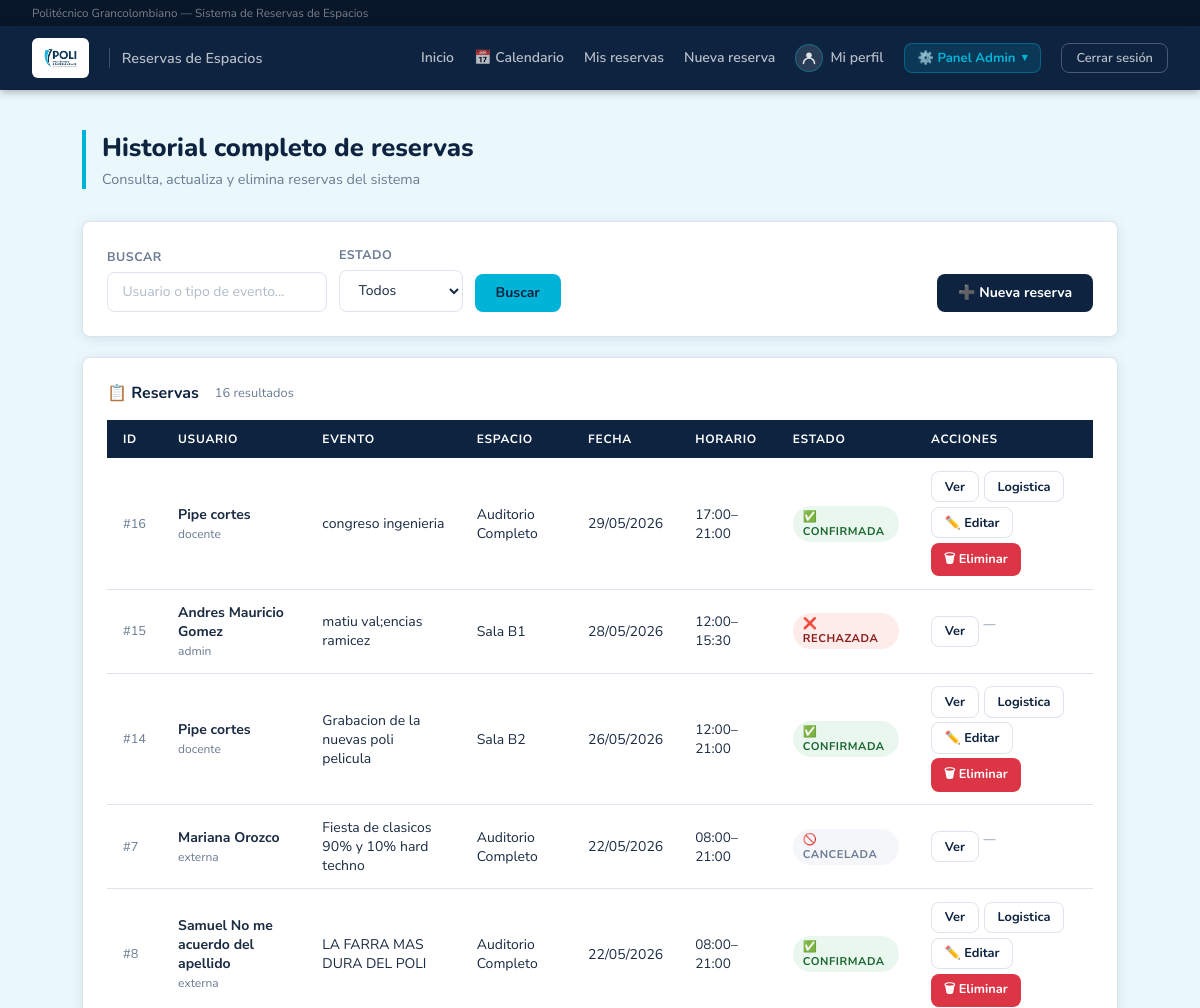
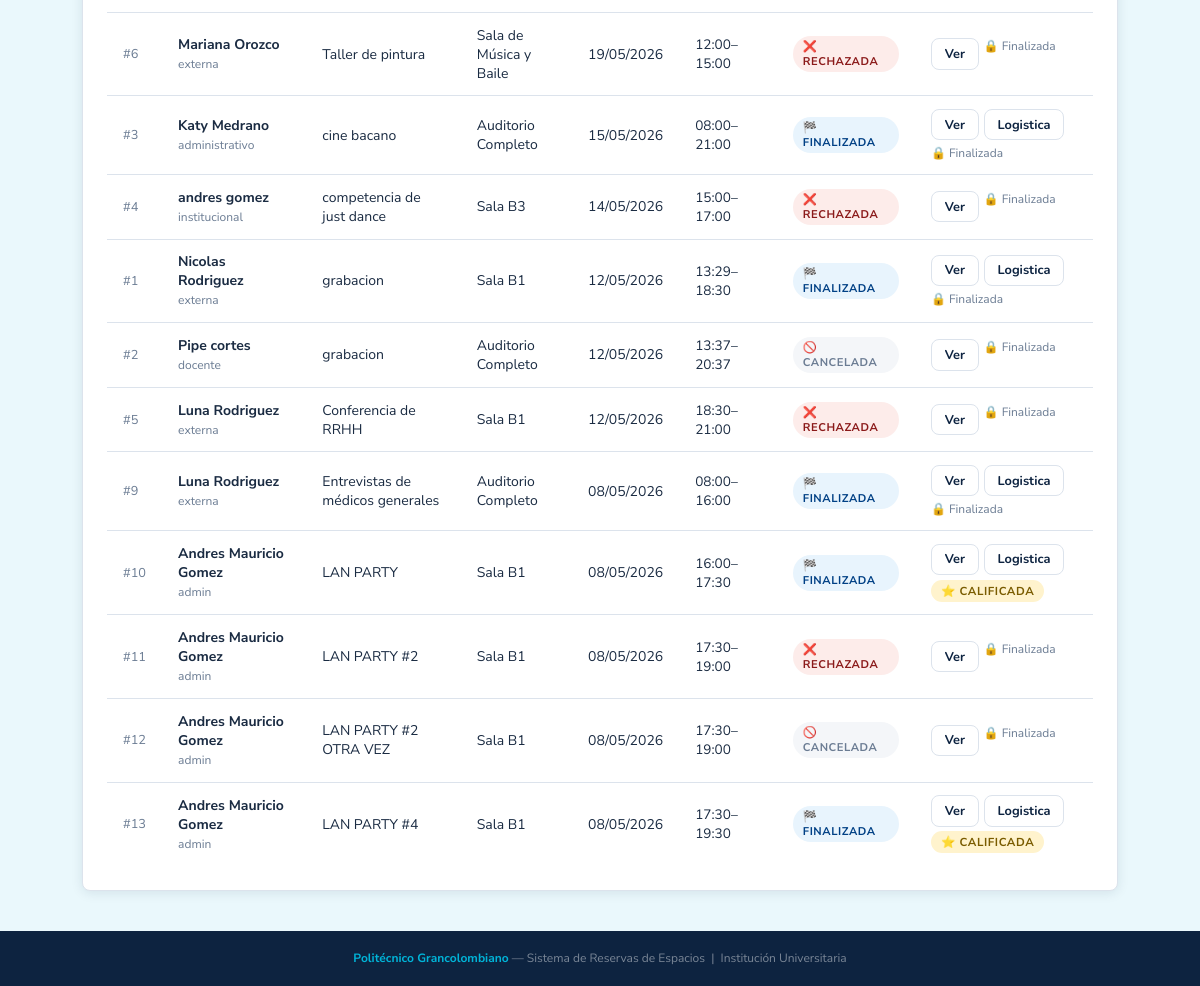
The app's page /admin/historial (signed in) with its own data (2 pictures, top to bottom).
### database.py (models this page shows, shortened)
class Reserva(Base):
    __tablename__ = "reserva"
    id            = Column(Integer, primary_key=True, autoincrement=True)
    cant_personas = Column(Integer, nullable=False)
    tipo_evento   = Column(String,  nullable=False)
    finalidad     = Column(String,  nullable=True)
    indumentaria          = Column(String, nullable=True)
    servicios_adicionales = Column(String, nullable=True)  # RF-11: sonido, video, sillas, etc.
    justificacion_rechazo = Column(String, nullable=True)  # Razón del rechazo (obligatoria al rechazar)
    fecha        = Column(Date,     nullable=False)
    hora_inicio  = Column(Time,     nullable=False)
    hora_fin     = Column(Time,     nullable=False)
    estado       = Column(String,   nullable=False, default="pendiente")
    usuario_id   = Column(Integer, ForeignKey("usuario.id"), nullable=False)
    logistica_id = Column(Integer, ForeignKey("logistica.id"), nullable=True)
    usuario            = relationship("Usuario",               foreign_keys=[usuario_id], back_populates="reservas")
    logistica          = relationship("PersonalLogistica",     foreign_keys=[logistica_id], back_populates="reservas_logistica")
    espacios           = relationship("Espacio",               secondary=reserva_espacio, back_populates="reservas")
    calificacion       = relationship("Calificacion",          back_populates="reserva", uselist=False)
    personas_externas  = relationship("PersonaExternaReserva", back_populates="reserva",
                                      cascade="all, delete-orphan")
    sanciones          = relationship("Sancion", back_populates="reserva")

class Usuario(Base):
    __tablename__ = "usuario"
    id         = Column(Integer, primary_key=True, autoincrement=True)
    nombre     = Column(String, nullable=False)
    correo     = Column(String, nullable=False, unique=True)
    contrasena = Column(String, nullable=False)
    rol        = Column(String, nullable=False)  # 'docente' | 'administrativo' | 'externa' | 'admin' | 'logistica'
    activo  = Column(Boolean, default=True, nullable=False)   # False = cuenta desactivada
    strikes = Column(Integer, default=0,    nullable=False)   # Reportes asignados por el admin
    cod_docente  = Column(String,  nullable=True)
    departamento = Column(String,  nullable=True)
    dependencia = Column(String, nullable=True)
    empresa  = Column(String, nullable=True)
    telefono = Column(String, nullable=True)
    reservas = relationship("Reserva", back_populates="usuario", foreign_keys="Reserva.usuario_id")
    sanciones_recibidas = relationship(
        "Sancion",
        foreign_keys="Sancion.usuario_id",
        back_populates="usuario",
    )
    sanciones_aplicadas = relationship(
        "Sancion",
        foreign_keys="Sancion.admin_id",
        back_populates="admin",
    )
    __mapper_args__ = {
        "polymorphic_on": rol,
        "polymorphic_identity": "usuario",
    }

class Docente(Usuario):
    __mapper_args__ = {"polymorphic_identity": "docente"}

class Espacio(Base):
    __tablename__ = "espacio"
    id        = Column(Integer, primary_key=True, autoincrement=True)
    nombre    = Column(String,  nullable=False)
    capacidad = Column(Integer, nullable=False)
    costo_externo = Column(Numeric(12, 2), nullable=True)
    reservas  = relationship("Reserva", secondary=reserva_espacio, back_populates="espacios")

### app.py (the view, shortened to what this page needs)
@app.route("/admin/historial")
@requiere_login
@requiere_admin
def admin_historial():
    u = usuario_logueado()
    estado      = request.args.get("estado", "")
    fecha_desde = request.args.get("fecha_desde", "")
    fecha_hasta = request.args.get("fecha_hasta", "")
    busqueda    = request.args.get("busqueda", "").strip()
    espacio_id  = request.args.get("espacio_id", "")
    query = db.query(Reserva)
    if estado:
        query = query.filter(Reserva.estado == estado)
    if fecha_desde:
        try:
            fd = datetime.strptime(fecha_desde, "%Y-%m-%d").date()
            query = query.filter(Reserva.fecha >= fd)
        except ValueError:
            pass
    if fecha_hasta:
        try:
            fh = datetime.strptime(fecha_hasta, "%Y-%m-%d").date()
            query = query.filter(Reserva.fecha <= fh)
        except ValueError:
            pass
    if busqueda:
        query = query.join(Reserva.usuario).filter(
            Usuario.nombre.ilike(f"%{busqueda}%") |
            Usuario.correo.ilike(f"%{busqueda}%") |
            Reserva.tipo_evento.ilike(f"%{busqueda}%")
        )
    reservas = query.order_by(Reserva.fecha.desc()).all()
    espacios = db.query(Espacio).all()
    total_reservas  = db.query(Reserva).count()
    total_aprobadas = db.query(Reserva).filter_by(estado="aprobada").count()
    total_pend      = db.query(Reserva).filter_by(estado="pendiente").count()
    total_rechaz    = db.query(Reserva).filter_by(estado="rechazada").count()
    total_cancel    = db.query(Reserva).filter_by(estado="cancelada").count()
    cals = db.query(Calificacion).all()
    promedio_global = round(sum(c.puntuacion for c in cals) / len(cals), 1) if cals else None
    finalizadas_ids = {r.id for r in reservas if reserva_ha_finalizado(r)}
    return render_template(
        "admin_historial.html",
        usuario=u,
        reservas=reservas,
        espacios=espacios,
        finalizadas_ids=finalizadas_ids,
        total_reservas=total_reservas,
        total_aprobadas=total_aprobadas,
        total_pend=total_pend,
        total_rechaz=total_rechaz,
        total_cancel=total_cancel,
        promedio_global=promedio_global,
        filtro_estado=estado,
        filtro_fecha_desde=fecha_desde,
        filtro_fecha_hasta=fecha_hasta,
        filtro_busqueda=busqueda,
        filtro_espacio_id=espacio_id,
    )

### app.py (called while the page is built)
@app.after_request
def add_header(response):
    response.headers["Cache-Control"] = "no-cache, no-store, must-revalidate"
    response.headers["Pragma"] = "no-cache"
    response.headers["Expires"] = "0"
    return response

@app.teardown_appcontext
def shutdown_session(exception=None):
    DBSession.remove()

@app.before_request
def refrescar_conexion_db():
    try:
        db.rollback()
    except Exception:
        DBSession.remove()

@app.after_request
def agregar_headers_no_cache(response):
    response.headers["Cache-Control"] = "no-store, no-cache, must-revalidate, max-age=0, post-check=0, pre-check=0"
    response.headers["Pragma"] = "no-cache"
    response.headers["Expires"] = "-1"
    return response

@app.before_request
def limpiar_sesion_al_iniciar():
    if not app.config.get("SESION_LIMPIADA"):
        session.clear()
        app.config["SESION_LIMPIADA"] = True
        _cargar_espacios_predefinidos()

def reserva_ha_finalizado(reserva):
    return datetime.now() > datetime.combine(reserva.fecha, reserva.hora_fin)

def usuario_logueado():
    uid = session.get("usuario_id")
    if not uid:
        return None
    try:
        return db.get(Usuario, uid)
    except Exception:
        DBSession.remove()
        try:
            return db.get(Usuario, uid)
        except Exception:
            return None

def requiere_login(f):
    from functools import wraps
    @wraps(f)
    def wrapper(*args, **kwargs):
        u = usuario_logueado()
        if not u:
            flash("Debes iniciar sesión primero.", "warning")
            return redirect(url_for("login"))
        if not u.activo:
            session.clear()
            flash("Tu cuenta ha sido desactivada. Contacta al administrador.", "danger")
            return redirect(url_for("login"))
        return f(*args, **kwargs)
    return wrapper

def requiere_admin(f):
    from functools import wraps
    @wraps(f)
    def wrapper(*args, **kwargs):
        u = usuario_logueado()
        if not u or u.rol != "admin":
            flash("No tienes permiso para acceder a esa página.", "danger")
            return redirect(url_for("dashboard"))
        return f(*args, **kwargs)
    return wrapper

### templates/admin_historial.html (shortened to what this page needs)
{% extends "base.html" %}
{% block content %}
<div class="page-header">
  <h1>Historial completo de reservas</h1>
  <p>Consulta, actualiza y elimina reservas del sistema</p>
</div>
<div class="card" style="margin-bottom:1.25rem;">
  <form method="GET" style="display:flex; gap:.75rem; flex-wrap:wrap; align-items:flex-end;">
    <div>
      <label style="display:block; font-size:.78rem; color:var(--muted); font-weight:700; text-transform:uppercase; margin-bottom:.4rem;">Buscar</label>
      <input type="text" name="busqueda" value="{{ filtro_busqueda }}" placeholder="Usuario o tipo de evento..."
        style="background:var(--white); border:1.5px solid var(--border); color:var(--text); padding:.6rem .9rem; border-radius:8px; font-family:inherit; font-size:.875rem; min-width:220px;"/>
    </div>
    <div>
      <label style="display:block; font-size:.78rem; color:var(--muted); font-weight:700; text-transform:uppercase; margin-bottom:.4rem;">Estado</label>
      <select name="estado" style="background:var(--white); border:1.5px solid var(--border); color:var(--text); padding:.6rem .9rem; border-radius:8px; font-family:inherit; font-size:.875rem;">
        <option value="" {% if not filtro_estado %}selected{% endif %}>Todos</option>
      </select>
    </div>
    <button type="submit" class="btn btn-primary">Buscar</button>
    <a href="{{ url_for('admin_crear_reserva') }}" class="btn btn-navy" style="margin-left:auto;">➕ Nueva reserva</a>
  </form>
</div>
<div class="card">
  <div class="card-title">
    📋 Reservas
    <span style="font-size:.8rem; font-weight:400; color:var(--muted); margin-left:.5rem;">{{ reservas|length }} resultado{{ 's' if reservas|length != 1 else '' }}</span>
  </div>
  {% if reservas %}
  <table>
    <thead>
      <tr>
        <th>ID</th><th>Usuario</th><th>Evento</th><th>Espacio</th>
        <th>Fecha</th><th>Horario</th><th>Estado</th><th>Acciones</th>
      </tr>
    </thead>
    <tbody>
      {% for r in reservas %}
      {% set ya_finalizo = r.id in finalizadas_ids %}
      <tr>
        <td style="color:var(--muted); font-size:.8rem;">#{{ r.id }}</td>
        <td>
          <strong>{{ r.usuario.nombre }}</strong><br>
          <span style="font-size:.75rem; color:var(--muted);">{{ r.usuario.rol }}</span>
        </td>
        <td>{{ r.tipo_evento }}</td>
        <td>{% for e in r.espacios %}{{ e.nombre }}{% endfor %}</td>
        <td>{{ r.fecha.strftime('%d/%m/%Y') }}</td>
        <td style="font-size:.85rem;">{{ r.hora_inicio.strftime('%H:%M') }}–{{ r.hora_fin.strftime('%H:%M') }}</td>
        <td>
          {% if r.estado == 'pendiente' %}
            <span class="pill" style="background:#fff8e1; color:#7a5c00;">⏳ En revisión</span>
          {% elif r.estado == 'aprobada' %}
            {% if ya_finalizo %}
              <span class="pill" style="background:#e8f4fd; color:#004085;">🏁 Finalizada</span>
            {% else %}
              <span class="pill" style="background:#eaf7ee; color:#1a6630;">✅ Confirmada</span>
            {% endif %}
          {% elif r.estado == 'rechazada' %}
            <span class="pill" style="background:#fdecea; color:#8b1a1a;">❌ Rechazada</span>
          {% else %}
            <span class="pill" style="background:#f4f6f9; color:var(--muted);">🚫 Cancelada</span>
          {% endif %}
        </td>
        <td>
          <div style="display:flex; gap:.3rem; flex-wrap:wrap;">
            <a href="{{ url_for('ver_reserva', rid=r.id) }}" class="btn btn-secondary btn-sm">Ver</a>
            {% if r.estado in ['aprobada', 'aprobado', 'aceptada', 'aceptado', 'confirmada', 'confirmado'] %}
              <a href="{{ url_for('admin_asignar_logistica', rid=r.id) }}" class="btn btn-secondary btn-sm">Logistica</a>
            {% endif %}
            {% if not ya_finalizo and r.estado in ['pendiente', 'aprobada'] %}
              <a href="{{ url_for('admin_modificar_reserva', rid=r.id) }}" class="btn btn-secondary btn-sm">✏️ Editar</a>
              <form method="POST" action="{{ url_for('admin_eliminar_reserva', rid=r.id) }}"
                    onsubmit="return confirm('¿Eliminar esta reserva permanentemente? Esta acción no se puede deshacer.')">
                <button type="submit" class="btn btn-danger btn-sm">🗑 Eliminar</button>
              </form>
            {% elif ya_finalizo %}
              {% if r.calificacion %}
                <span class="pill" style="background:#fff3cd; color:#7a5c00; font-size:.72rem;">⭐ Calificada</span>
              {% else %}
                <span style="font-size:.75rem; color:var(--muted);">🔒 Finalizada</span>
              {% endif %}
            {% else %}
              <span style="font-size:.75rem; color:var(--muted);">—</span>
            {% endif %}
          </div>
        </td>
      </tr>
      {% endfor %}
    </tbody>
  </table>
  {% else %}
  <p style="text-align:center; color:var(--muted); padding:2rem 0;">No hay reservas con ese criterio.</p>
  {% endif %}
</div>
{% endblock %}

### templates/base.html (style rules this page uses)
:root { --navy: #0d2340; --navy-dark: #081629; --navy-mid: #123060; --cyan: #00b4d8; --cyan-dark: #0096b4; --cyan-light:#e0f7fc; --white: #ffffff; --gray-bg: #eaf8fc; --border: #dce3ec; --text: #1a2b42; --muted: #6b7c93; --success: #28a745; --danger: #dc3545; --warning: #e6a817; --radius: 8px; --shadow: 0 2px 12px rgba(13,35,64,.10); }
*, *::before, *::after { box-sizing: border-box; margin: 0; padding: 0; }
body { font-family: 'Nunito Sans', sans-serif; background: var(--gray-bg); color: var(--text); min-height: 100vh; display: flex; flex-direction: column; }
a { color: var(--cyan-dark); text-decoration: none; }
.page-header { margin-bottom: 2rem; border-left: 4px solid var(--cyan); padding-left: 1rem; }
.page-header h1 { font-size: 1.6rem; font-weight: 800; font-family: 'Nunito', sans-serif; color: var(--navy); }
.page-header p { color: var(--muted); font-size: .9rem; margin-top: .3rem; }
.card { background: var(--white); border: 1px solid var(--border); border-radius: var(--radius); padding: 1.5rem; box-shadow: var(--shadow); }
.card-title { font-size: 1rem; font-weight: 700; font-family: 'Nunito', sans-serif; color: var(--navy); margin-bottom: 1rem; display: flex; align-items: center; gap: .5rem; }
label { display: block; font-size: .78rem; color: var(--muted); margin-bottom: .4rem; font-weight: 700; letter-spacing: .04em; text-transform: uppercase; }
input, select { width: 100%; background: var(--white); border: 1.5px solid var(--border); color: var(--text); padding: .65rem .9rem; border-radius: var(--radius); font-family: inherit; font-size: .9rem; transition: border-color .2s, box-shadow .2s; }
input::placeholder { color: #b0bcc8; }
.btn { display: inline-flex; align-items: center; gap: .4rem; padding: .6rem 1.3rem; border-radius: var(--radius); font-family: 'Nunito', sans-serif; font-size: .875rem; font-weight: 700; cursor: pointer; border: none; transition: all .18s; }
.btn-primary { background: var(--cyan); color: var(--navy); }
.btn-navy { background: var(--navy); color: var(--white); }
.btn-secondary { background: var(--white); color: var(--navy); border: 1.5px solid var(--border); }
.btn-danger { background: var(--danger); color: #fff; }
.btn-sm { padding: .35rem .8rem; font-size: .8rem; }
table { width: 100%; border-collapse: collapse; font-size: .875rem; }
thead tr { background: var(--navy); }
th { text-align: left; padding: .7rem 1rem; font-size: .75rem; text-transform: uppercase; letter-spacing: .06em; color: var(--white); font-weight: 700; }
td { padding: .8rem 1rem; border-bottom: 1px solid var(--border); }
tr:last-child td { border-bottom: none; }
.pill { display: inline-block; font-size: .7rem; font-weight: 700; padding: 3px 10px; border-radius: 20px; text-transform: uppercase; letter-spacing: .05em; }

### records on screen
Reserva: id "16", usuario.nombre "Pipe cortes", usuario.rol "docente", tipo_evento "congreso ingenieria", fecha "29/05/2026", hora_inicio "17:00", hora_fin "21:00", estado "✅ CONFIRMADA"
Espacio: nombre "Auditorio Completo"
Reserva: id "15", usuario.nombre "Andres Mauricio Gomez", usuario.rol "admin", tipo_evento "matiu val;encias ramicez", fecha "28/05/2026", hora_inicio "12:00", hora_fin "15:30", estado "❌ RECHAZADA"
Espacio: nombre "Sala B1"
Reserva: id "14", usuario.nombre "Pipe cortes", usuario.rol "docente", tipo_evento "Grabacion de la nuevas poli pelicula", fecha "26/05/2026", hora_inicio "12:00", hora_fin "21:00", estado "✅ CONFIRMADA"
Espacio: nombre "Sala B2"
Reserva: id "7", usuario.nombre "Mariana Orozco", usuario.rol "externa", tipo_evento "Fiesta de clasicos 90% y 10% hard techno", fecha "22/05/2026", hora_inicio "08:00", hora_fin "21:00", estado "🚫 CANCELADA"
Reserva: id "8", usuario.nombre "Samuel No me acuerdo del apellido", usuario.rol "externa", tipo_evento "LA FARRA MAS DURA DEL POLI", fecha "22/05/2026", hora_inicio "08:00", hora_fin "21:00", estado "✅ CONFIRMADA"
Reserva: id "6", usuario.nombre "Mariana Orozco", usuario.rol "externa", tipo_evento "Taller de pintura", fecha "19/05/2026", hora_inicio "12:00", hora_fin "15:00", estado "❌ RECHAZADA", shows "🔒 Finalizada"
Espacio: nombre "Sala de Música y Baile"
Reserva: id "3", usuario.nombre "Katy Medrano", usuario.rol "administrativo", tipo_evento "cine bacano", fecha "15/05/2026", hora_inicio "08:00", hora_fin "21:00", estado "🏁 FINALIZADA", shows "🔒 Finalizada"
Reserva: id "4", usuario.nombre "andres gomez", usuario.rol "institucional", tipo_evento "competencia de just dance", fecha "14/05/2026", hora_inicio "15:00", hora_fin "17:00", estado "❌ RECHAZADA", shows "🔒 Finalizada"
Espacio: nombre "Sala B3"
Reserva: id "1", usuario.nombre "Nicolas Rodriguez", usuario.rol "externa", tipo_evento "grabacion", fecha "12/05/2026", hora_inicio "13:29", hora_fin "18:30", estado "🏁 FINALIZADA", shows "🔒 Finalizada"
Reserva: id "2", usuario.nombre "Pipe cortes", usuario.rol "docente", tipo_evento "grabacion", fecha "12/05/2026", hora_inicio "13:37", hora_fin "20:37", estado "🚫 CANCELADA", shows "🔒 Finalizada"
Reserva: id "5", usuario.nombre "Luna Rodriguez", usuario.rol "externa", tipo_evento "Conferencia de RRHH", fecha "12/05/2026", hora_inicio "18:30", hora_fin "21:00", estado "❌ RECHAZADA", shows "🔒 Finalizada"
Reserva: id "9", usuario.nombre "Luna Rodriguez", usuario.rol "externa", tipo_evento "Entrevistas de médicos generales", fecha "08/05/2026", hora_inicio "08:00", hora_fin "16:00", estado "🏁 FINALIZADA", shows "🔒 Finalizada"
Reserva: id "10", usuario.nombre "Andres Mauricio Gomez", usuario.rol "admin", tipo_evento "LAN PARTY", fecha "08/05/2026", hora_inicio "16:00", hora_fin "17:30", estado "🏁 FINALIZADA", shows "⭐ CALIFICADA"
Reserva: id "11", usuario.nombre "Andres Mauricio Gomez", usuario.rol "admin", tipo_evento "LAN PARTY #2", fecha "08/05/2026", hora_inicio "17:30", hora_fin "19:00", estado "❌ RECHAZADA", shows "🔒 Finalizada"
Reserva: id "12", usuario.nombre "Andres Mauricio Gomez", usuario.rol "admin", tipo_evento "LAN PARTY #2 OTRA VEZ", fecha "08/05/2026", hora_inicio "17:30", hora_fin "19:00", estado "🚫 CANCELADA", shows "🔒 Finalizada"
Reserva: id "13", usuario.nombre "Andres Mauricio Gomez", usuario.rol "admin", tipo_evento "LAN PARTY #4", fecha "08/05/2026", hora_inicio "17:30", hora_fin "19:30", estado "🏁 FINALIZADA", shows "⭐ CALIFICADA"

### other values on screen
{{ reservas|length }} "16"
{{ 's' if reservas|length != 1 else '' }} "s"
